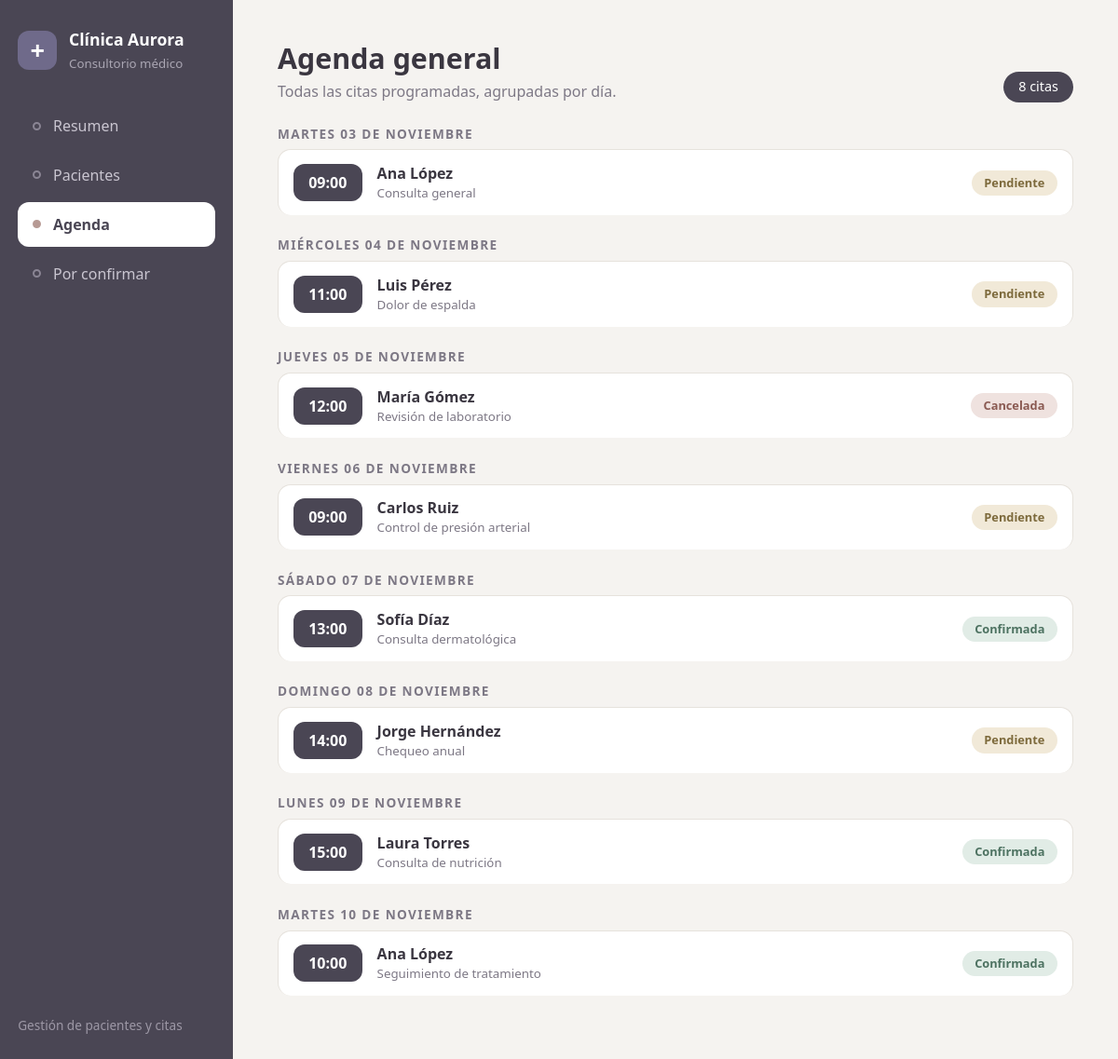
Page /citas/ on the committed database.
### citas/models.py (models this page shows, shortened)
class Cita(models.Model):
    PENDIENTE = "Pendiente"
    CONFIRMADA = "Confirmada"
    CANCELADA = "Cancelada"
    ESTADOS = [
        (PENDIENTE, "Pendiente"),
        (CONFIRMADA, "Confirmada"),
        (CANCELADA, "Cancelada"),
    ]
    paciente = models.ForeignKey(
        Paciente, on_delete=models.CASCADE, related_name="citas"
    )
    fecha = models.DateField()
    hora = models.TimeField()
    motivo = models.CharField(max_length=200)
    estado = models.CharField(max_length=10, choices=ESTADOS, default=PENDIENTE)
    class Meta:
        ordering = ["fecha", "hora"]

class Paciente(models.Model):
    nombre = models.CharField(max_length=100)
    apellido = models.CharField(max_length=100)
    edad = models.IntegerField()
    telefono = models.CharField(max_length=20)
    correo = models.EmailField()
    class Meta:
        ordering = ["apellido", "nombre"]
    def __str__(self):
        return f"{self.nombre} {self.apellido}"

### citas/views.py (the view)
# urls.py: path("citas/", views.lista_citas, name="lista_citas"),
def lista_citas(request):
    citas = Cita.objects.select_related("paciente").all()
    return render(
        request,
        "citas/citas_lista.html",
        {
            "citas": citas,
            "titulo": "Agenda general",
            "descripcion": "Todas las citas programadas, agrupadas por día.",
        },
    )

### citas/templates/citas/citas_lista.html (shortened to what this page needs)
{% extends "citas/base.html" %}
{% block contenido %}
<header class="encabezado-pagina">
    <div>
        <h1>{{ titulo }}</h1>
        <p>{{ descripcion }}</p>
    </div>
    <span class="contador">{{ citas|length }} cita{{ citas|length|pluralize }}</span>
</header>
{% regroup citas by fecha as dias %}
{% for dia in dias %}
<section class="dia">
    <h2 class="dia-titulo">{{ dia.grouper|date:"l d \d\e F" }}</h2>
    {% for c in dia.list %}
    <a class="fila-cita" href="{% url 'detalle_paciente' c.paciente.id %}">
        <span class="hora hora-grande">{{ c.hora|time:"H:i" }}</span>
        <span class="fila-info">
            <strong>{{ c.paciente }}</strong>
            <small>{{ c.motivo }}</small>
        </span>
        <span class="estado {{ c.estado|lower }}">{{ c.estado }}</span>
    </a>
    {% endfor %}
</section>
{% empty %}
<p class="vacio">No hay citas para mostrar.</p>
{% endfor %}
{% endblock %}

### citas/static/citas/css/estilos.css (style rules this page uses)
:root { --fondo: #f5f3f0; --papel: #ffffff; --tinta: #3a3640; --suave: #7d7885; --linea: #e6e2dc; --lateral: #4a4654; --lateral-claro: #5d5869; --acento: #6f6a8a; --coral: #b79a94; --ambar: #c4a974; --verde: #86a897; --radio: 16px; --sombra: none; }
* { box-sizing: border-box; margin: 0; padding: 0; }
body { font-family: "Trebuchet MS", "Segoe UI", sans-serif; background: var(--fondo); color: var(--tinta); line-height: 1.5; min-height: 100vh; }
a { color: inherit; text-decoration: none; }
.encabezado-pagina { display: flex; justify-content: space-between; align-items: flex-end; gap: 1rem; flex-wrap: wrap; margin-bottom: 1.5rem; }
.encabezado-pagina h1 { font-size: 1.9rem; }
.encabezado-pagina p { color: var(--suave); }
.contador { background: var(--lateral); color: #fff; padding: 0.35rem 1rem; border-radius: 999px; font-size: 0.9rem; }
.fila-cita { display: flex; align-items: center; gap: 1rem; padding: 0.85rem 0.5rem; border-bottom: 1px solid var(--linea); }
.fila-cita:last-child { border-bottom: none; }
a.fila-cita { border-radius: 12px; transition: background 0.2s; }
.fila-info { flex: 1; display: flex; flex-direction: column; min-width: 0; }
.fila-info small { color: var(--suave); }
.hora { font-weight: bold; color: var(--lateral); }
.hora-grande { background: var(--lateral); color: #fff; padding: 0.5rem 0; border-radius: 12px; min-width: 4.6rem; text-align: center; }
.dia { margin-bottom: 1.4rem; }
.dia-titulo { font-size: 0.85rem; text-transform: uppercase; letter-spacing: 0.1em; color: var(--suave); margin-bottom: 0.4rem; }
.dia .fila-cita { border: 1px solid var(--linea); background: var(--papel); box-shadow: var(--sombra); border-radius: 14px; margin-bottom: 0.6rem; padding: 0.8rem 1rem; border-bottom: none; }
.estado { padding: 0.25rem 0.85rem; border-radius: 999px; font-size: 0.8rem; font-weight: bold; white-space: nowrap; }
.estado.pendiente { background: #f1e9d8; color: #7d6a3c; }
.estado.confirmada { background: #e1ece6; color: #4d7261; }
.estado.cancelada { background: #efe2df; color: #8a5a52; }

### rows in the picture
Cita: grouper "MARTES 03 DE NOVIEMBRE", hora "09:00", paciente "Ana López", motivo "Consulta general", estado "Pendiente"
Cita: grouper "MIÉRCOLES 04 DE NOVIEMBRE", hora "11:00", paciente "Luis Pérez", motivo "Dolor de espalda", estado "Pendiente"
Cita: grouper "JUEVES 05 DE NOVIEMBRE", hora "12:00", paciente "María Gómez", motivo "Revisión de laboratorio", estado "Cancelada"
Cita: grouper "VIERNES 06 DE NOVIEMBRE", hora "09:00", paciente "Carlos Ruiz", motivo "Control de presión arterial", estado "Pendiente"
Cita: grouper "SÁBADO 07 DE NOVIEMBRE", hora "13:00", paciente "Sofía Díaz", motivo "Consulta dermatológica", estado "Confirmada"
Cita: grouper "DOMINGO 08 DE NOVIEMBRE", hora "14:00", paciente "Jorge Hernández", motivo "Chequeo anual", estado "Pendiente"
Cita: grouper "LUNES 09 DE NOVIEMBRE", hora "15:00", paciente "Laura Torres", motivo "Consulta de nutrición", estado "Confirmada"
Cita: grouper "MARTES 10 DE NOVIEMBRE", hora "10:00", paciente "Ana López", motivo "Seguimiento de tratamiento", estado "Confirmada"

### other values in the picture
{{ titulo }} "Agenda general"
{{ descripcion }} "Todas las citas programadas, agrupadas por día."
{{ citas|length }} "8"
